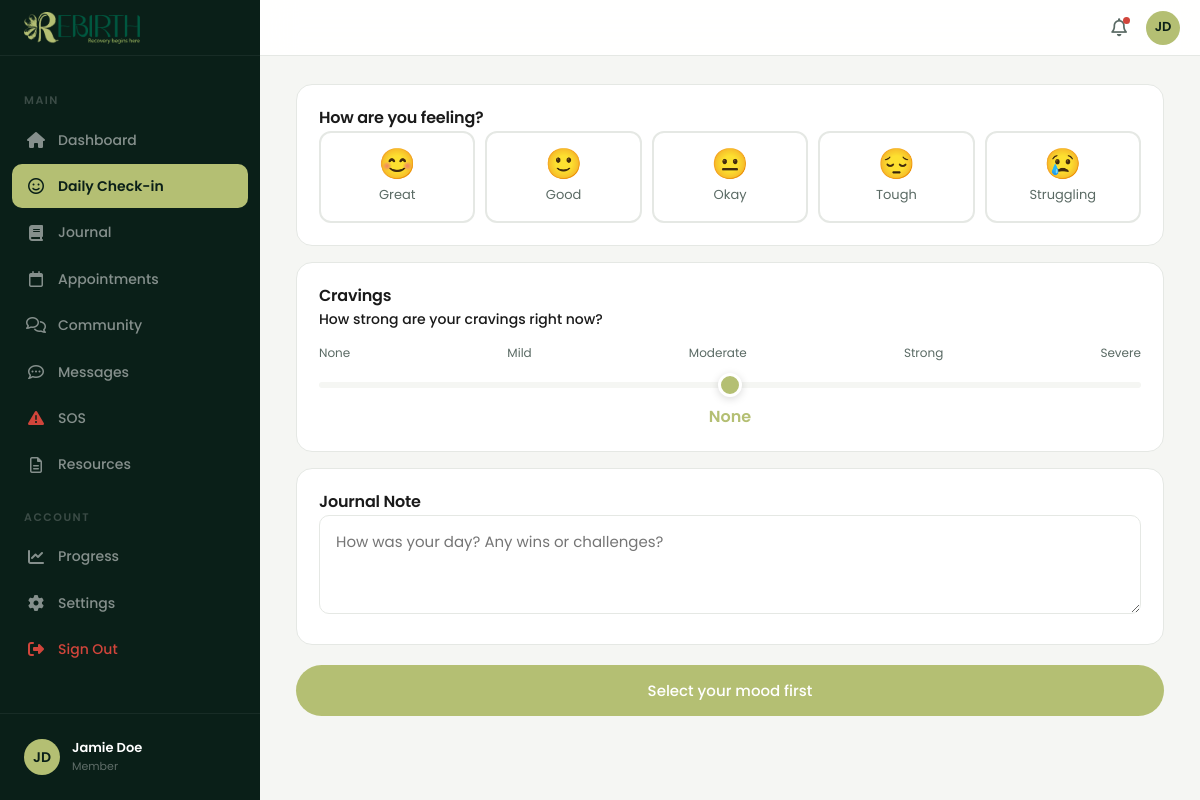
/panel/checkin (signed in), run on the app's committed database.
### tables this page shows
CREATE TABLE `users` (
  `id` INT AUTO_INCREMENT PRIMARY KEY,
  `name` VARCHAR(100) NOT NULL,
  `email` VARCHAR(255) NOT NULL UNIQUE,
  `password_hash` VARCHAR(255) NOT NULL,
  `role` ENUM('member','therapist','admin') NOT NULL DEFAULT 'member',
  `stage` ENUM('Onboarding','Active','Maintenance','Alumni') NOT NULL DEFAULT 'Onboarding',
  `avatar` VARCHAR(255) DEFAULT NULL,
  `initials` VARCHAR(4) NOT NULL,
  `created_at` DATETIME NOT NULL DEFAULT CURRENT_TIMESTAMP,
  `updated_at` DATETIME NOT NULL DEFAULT CURRENT_TIMESTAMP ON UPDATE CURRENT_TIMESTAMP
);

### app/core/Controller.php (called while the page is built, shortened)
<?php
class Controller {
  protected function render(string $view, array $data = []): string {
    return ob_get_clean();
  }
  protected function renderWithLayout(string $layout, string $view, array $data = []): void {
    $content = $this->render($view, $data);
    extract(array_merge($data, ['content' => $content]));
    require VIEWS_PATH . '/layouts/' . $layout . '.php';
  }
}

### app/controllers/PanelController.php (called while the page is built, shortened)
<?php
class PanelController extends Controller {
  private function renderPanel(string $view, string $title, array $extra = []): void {
    $this->requireAuth();
    $user = $this->user();
    $memberGroups = Database::fetchAll(
      "SELECT g.* FROM `groups` g JOIN group_members gm ON gm.group_id = g.id WHERE gm.user_id = ?",
      [$user['id']]
    );
    $this->renderWithLayout('panel', $view, array_merge([
      'pageTitle' => $title . ' - Rebirth',
      'page' => $title,
      'user' => $user,
      'memberGroups' => $memberGroups,
      '_token' => $this->csrf(),
    ], $extra));
  }
  public function checkin(): void {
    $this->requireRole('member', 'admin');
    $user = $this->user();
    $todayCheckin = Database::fetch(
      "SELECT * FROM check_ins WHERE user_id = ? AND check_date = CURDATE()",
      [$user['id']]
    );
    $recentCheckins = Database::fetchAll(
      "SELECT * FROM check_ins WHERE user_id = ? ORDER BY check_date DESC LIMIT 7",
      [$user['id']]
    );
    $this->renderPanel('panel/checkin', 'Daily Check-in', [
      'todayCheckin' => $todayCheckin,
      'recentCheckins' => $recentCheckins,
    ]);
  }
}

### app/core/App.php (called while the page is built, shortened)
<?php
class App {
  private Router $router;
  public function __construct() {
    $this->router = new Router();
  }
  private function registerRoutes(): void {
    $this->router->get('/', 'SiteController@index');
    $this->router->get('/login', 'AuthController@login');
    $this->router->post('/login', 'AuthController@authenticate');
    $this->router->get('/signup', 'AuthController@signup');
    $this->router->post('/signup', 'AuthController@register');
    $this->router->get('/logout', 'AuthController@logout');
    $this->router->post('/logout', 'AuthController@logout');
    $this->router->get('/panel/dashboard', 'PanelController@dashboard');
    $this->router->get('/panel/checkin', 'PanelController@checkin');
    $this->router->get('/panel/journal', 'PanelController@journal');
    $this->router->get('/panel/appointments', 'PanelController@appointments');
    $this->router->get('/panel/community', 'PanelController@community');
    $this->router->get('/panel/progress', 'PanelController@progress');
    $this->router->get('/panel/resources', 'PanelController@resources');
    $this->router->get('/panel/settings', 'PanelController@settings');
    $this->router->post('/checkin', 'PanelController@saveCheckin');
    $this->router->post('/journal/create', 'PanelController@createJournal');
    $this->router->post('/journal/delete', 'PanelController@deleteJournal');
    $this->router->post('/appointments/create', 'PanelController@createAppointment');
    $this->router->post('/appointments/cancel', 'PanelController@cancelAppointment');
    $this->router->post('/messages/create', 'PanelController@createMessage');
    $this->router->post('/messages/like', 'PanelController@likeMessage');
    $this->router->post('/settings/profile', 'PanelController@updateProfile');
    $this->router->post('/settings/join-group', 'PanelController@joinGroup');
    $this->router->get('/therapist/patients', 'PanelController@myPatients');
    $this->router->get('/therapist/patient/{id}', 'PanelController@patientDetail');
    $this->router->get('/panel/messages', 'PanelController@messages');
    $this->router->post('/messages/send', 'PanelController@sendMessage');
    $this->router->get('/messages/poll', 'PanelController@pollMessages');
    $this->router->get('/panel/sos', 'PanelController@sos');
    $this->router->post('/panel/sos/send', 'PanelController@sendSos');
    $this->router->get('/therapist/resources', 'PanelController@therapistResources');
    $this->router->post('/therapist/resources/create', 'PanelController@createTherapistResource');
    $this->router->post('/therapist/resources/delete', 'PanelController@deleteTherapistResource');
    $this->router->get('/therapist/messages', 'PanelController@therapistMessages');
    $this->router->get('/therapist/messages/{id}', 'PanelController@therapistConversation');
    $this->router->get('/therapist/availability', 'PanelController@therapistAvailability');
    $this->router->post('/therapist/availability/save', 'PanelController@saveTherapistAvailability');
    $this->router->get('/therapist/sos', 'PanelController@therapistSos');
    $this->router->post('/therapist/sos/acknowledge', 'PanelController@acknowledgeSos');
    $this->router->post('/therapist/sos/resolve', 'PanelController@resolveSos');
    $this->router->get('/therapist/patient/{id}/progress', 'PanelController@patientProgress');
    $this->router->post('/therapist/patient/{id}/progress/update', 'PanelController@updatePatientProgress');
    $this->router->get('/therapist/sos/count', 'PanelController@sosCount');
    $this->router->get('/therapist/availability/check', 'PanelController@checkAvailability');
    $this->router->get('/admin/appointments/availability', 'AdminController@getAvailability');
    $this->router->get('/admin/dashboard', 'AdminController@dashboard');
    $this->router->get('/admin/users', 'AdminController@users');
    $this->router->get('/admin/appointments', 'AdminController@appointments');
    $this->router->get('/admin/resources', 'AdminController@resources');
    $this->router->get('/admin/moderation', 'AdminController@moderation');
    $this->router->get('/admin/settings', 'AdminController@settings');
    $this->router->get('/admin/analytics', 'AdminController@analytics');
    $this->router->post('/admin/users/create', 'AdminController@createUser');
    $this->router->post('/admin/users/update', 'AdminController@updateUser');
    $this->router->post('/admin/users/delete', 'AdminController@deleteUser');
    $this->router->post('/admin/appointments/create', 'AdminController@createAppointment');
    $this->router->post('/admin/appointments/update', 'AdminController@updateAppointment');
    $this->router->post('/admin/resources/create', 'AdminController@createResource');
    $this->router->post('/admin/resources/update', 'AdminController@updateResource');
    $this->router->post('/admin/resources/delete', 'AdminController@deleteResource');
    $this->router->post('/admin/moderation/delete', 'AdminController@deleteMessage');
  }
  public function run(): void {
    $method = $_SERVER['REQUEST_METHOD'];
    $uri = parse_url($_SERVER['REQUEST_URI'], PHP_URL_PATH);
    $this->router->dispatch($method, $uri);
  }
}

### index.php (called while the page is built, shortened)
<?php
$app = new App();
$app->run();

### app/core/Middleware.php (called while the page is built, shortened)
<?php
trait Middleware {
  protected function requireAuth(): void {
    $user = Database::fetch("SELECT * FROM users WHERE id = ?", [$_SESSION['user_id']]);
  }
  protected function requireRole(string ...$roles): void {
    $this->requireAuth();
  }
  protected function currentUser(): ?array {
    return $_SESSION['user'] ?? null;
  }
  protected function user(): array {
    $u = $this->currentUser();
    return $u;
  }
}

### app/core/Database.php (called while the page is built, shortened)
<?php
class Database {
  private static ?PDO $instance = null;
  public static function connect(): PDO {
    if (self::$instance === null) {
      $dsn = 'mysql:host=' . DB_HOST . ';port=' . DB_PORT . ';charset=utf8mb4';
      self::$instance = new PDO($dsn, DB_USER, DB_PASS, [
        PDO::ATTR_ERRMODE => PDO::ERRMODE_EXCEPTION,
        PDO::ATTR_DEFAULT_FETCH_MODE => PDO::FETCH_ASSOC,
        PDO::ATTR_EMULATE_PREPARES => false,
      ]);
      self::$instance->exec('CREATE DATABASE IF NOT EXISTS `' . DB_NAME . '` CHARACTER SET utf8mb4 COLLATE utf8mb4_unicode_ci');
      self::$instance->exec('USE `' . DB_NAME . '`');
    }
    return self::$instance;
  }
  public static function query(string $sql, array $params = []): PDOStatement {
    $stmt = self::connect()->prepare($sql);
    $stmt->execute($params);
    return $stmt;
  }
  public static function fetch(string $sql, array $params = []): ?array {
    $row = self::query($sql, $params)->fetch();
    return $row ?: null;
  }
}

### app/views/layouts/panel.php (the view, shortened to what this page needs)
<!DOCTYPE html>
<html lang="en">
<head>
  <link rel="stylesheet" href="/css/app.css">
  <link rel="stylesheet" href="https://cdnjs.cloudflare.com/ajax/libs/font-awesome/6.5.1/css/all.min.css">
</head>
<body data-user-id="<?= $_SESSION['user_id'] ?? 0 ?>">
  <div class="app-layout">
    <aside class="app-sidebar">
      <div class="app-sidebar-header">
        <img src="/logo.png" alt="Rebirth">
      </div>
      <nav class="app-sidebar-nav">
        <?php if ($user['role'] === 'therapist'): ?>
        <div class="app-sidebar-section">Overview</div>
        <a href="/panel/dashboard" class="app-sidebar-link <?= $page === 'Dashboard' ? 'active' : '' ?>"><i class="fa-solid fa-house"></i>Dashboard</a>
        <a href="/therapist/patients" class="app-sidebar-link <?= $page === 'My Patients' ? 'active' : '' ?>"><i class="fa-solid fa-heart-pulse"></i>My Patients</a>
        <div class="app-sidebar-section">Communication</div>
        <a href="/therapist/messages" class="app-sidebar-link <?= $page === 'Messages' ? 'active' : '' ?>"><i class="fa-regular fa-comment-dots"></i>Messages</a>
        <a href="/therapist/sos" class="app-sidebar-link <?= $page === 'SOS Alerts' ? 'active' : '' ?>">
          <i class="fa-solid fa-triangle-exclamation" style="color:var(--color-danger);"></i>SOS Alerts
          <span id="sosBadge" style="display:none;background:var(--color-danger);color:white;font-size:11px;padding:1px 6px;border-radius:10px;margin-left:auto;"></span>
        </a>
        <a href="/therapist/resources" class="app-sidebar-link <?= $page === 'Resources' ? 'active' : '' ?>"><i class="fa-solid fa-folder-open"></i>Resources</a>
        <a href="/panel/appointments" class="app-sidebar-link <?= $page === 'Appointments' ? 'active' : '' ?>"><i class="fa-regular fa-calendar"></i>Schedule</a>
        <a href="/panel/community" class="app-sidebar-link <?= $page === 'Community' ? 'active' : '' ?>"><i class="fa-regular fa-comments"></i>Community</a>
        <div class="app-sidebar-section">Settings</div>
        <a href="/therapist/availability" class="app-sidebar-link <?= $page === 'Availability' ? 'active' : '' ?>"><i class="fa-solid fa-clock"></i>Availability</a>
        <a href="/panel/settings" class="app-sidebar-link <?= $page === 'Settings' ? 'active' : '' ?>"><i class="fa-solid fa-gear"></i>Settings</a>
        <a href="/logout" class="app-sidebar-link" style="color:var(--color-danger);"><i class="fa-solid fa-right-from-bracket"></i>Sign Out</a>
        <?php else: ?>
        <div class="app-sidebar-section">Main</div>
        <a href="/panel/dashboard" class="app-sidebar-link <?= $page === 'Dashboard' ? 'active' : '' ?>"><i class="fa-solid fa-house"></i>Dashboard</a>
        <a href="/panel/checkin" class="app-sidebar-link <?= $page === 'Daily Check-in' ? 'active' : '' ?>"><i class="fa-regular fa-face-smile"></i>Daily Check-in</a>
        <a href="/panel/journal" class="app-sidebar-link <?= $page === 'Journal' ? 'active' : '' ?>"><i class="fa-solid fa-book"></i>Journal</a>
        <a href="/panel/appointments" class="app-sidebar-link <?= $page === 'Appointments' ? 'active' : '' ?>"><i class="fa-regular fa-calendar"></i>Appointments</a>
        <a href="/panel/community" class="app-sidebar-link <?= $page === 'Community' ? 'active' : '' ?>"><i class="fa-regular fa-comments"></i>Community</a>
        <a href="/panel/messages" class="app-sidebar-link <?= $page === 'Messages' ? 'active' : '' ?>"><i class="fa-regular fa-comment-dots"></i>Messages</a>
        <a href="/panel/sos" class="app-sidebar-link <?= $page === 'SOS' ? 'active' : '' ?>"><i class="fa-solid fa-triangle-exclamation" style="color:var(--color-danger);"></i>SOS</a>
        <a href="/panel/resources" class="app-sidebar-link <?= $page === 'Resources' ? 'active' : '' ?>"><i class="fa-regular fa-file-lines"></i>Resources</a>
        <div class="app-sidebar-section">Account</div>
        <a href="/panel/progress" class="app-sidebar-link <?= $page === 'Progress' ? 'active' : '' ?>"><i class="fa-solid fa-chart-line"></i>Progress</a>
        <a href="/panel/settings" class="app-sidebar-link <?= $page === 'Settings' ? 'active' : '' ?>"><i class="fa-solid fa-gear"></i>Settings</a>
        <a href="/logout" class="app-sidebar-link" style="color:var(--color-danger);"><i class="fa-solid fa-right-from-bracket"></i>Sign Out</a>
        <?php endif; ?>
      </nav>
      <div class="app-sidebar-footer">
        <div class="app-sidebar-user">
          <?php if (!empty($user['avatar'])): ?>
          <img src="/uploads/avatars/<?= htmlspecialchars($user['avatar']) ?>" alt="" class="app-sidebar-user-avatar" style="object-fit:cover;">
          <?php else: ?>
          <div class="app-sidebar-user-avatar"><?= htmlspecialchars($user['initials']) ?></div>
          <?php endif; ?>
          <div>
            <div class="app-sidebar-user-name"><?= htmlspecialchars($user['name']) ?></div>
            <div class="app-sidebar-user-role"><?= htmlspecialchars(ucfirst($user['role'])) ?></div>
          </div>
        </div>
      </div>
    </aside>
    <div class="app-main" style="flex:1;display:flex;flex-direction:column;min-width:0;">
      <header class="app-topbar">
        <div class="app-topbar-left">
          <span class="app-topbar-title"><?= htmlspecialchars($page) ?></span>
        </div>
        <div class="app-topbar-right">
          <button class="app-topbar-btn"><i class="fa-regular fa-bell"></i><span class="dot"></span></button>
          <?php if (!empty($user['avatar'])): ?>
          <img src="/uploads/avatars/<?= htmlspecialchars($user['avatar']) ?>" alt="" class="app-topbar-avatar" style="object-fit:cover;">
          <?php else: ?>
          <div class="app-topbar-avatar"><?= htmlspecialchars($user['initials']) ?></div>
          <?php endif; ?>
        </div>
      </header>
      <div class="app-content">
        <?= $content ?>
      </div>
    </div>
  </div>
</body>
</html>

### data on the page
users: initials "JD", name "Jamie Doe", role "Member"
